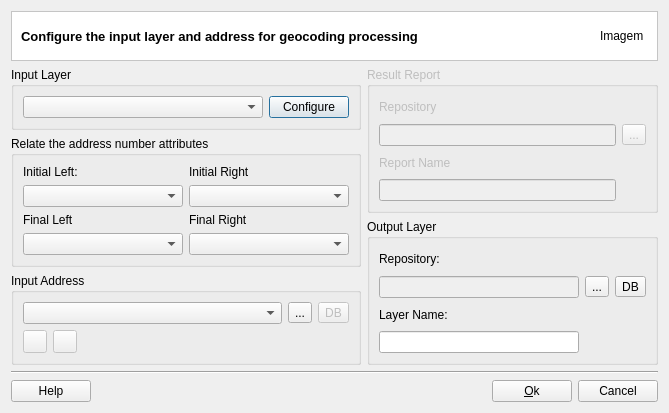
<?xml version="1.0" encoding="UTF-8"?>
<ui version="4.0">
 <class>MainWindowDialogForm</class>
 <widget class="QDialog" name="MainWindowDialogForm">
  <property name="geometry">
   <rect>
    <x>0</x>
    <y>0</y>
    <width>665</width>
    <height>400</height>
   </rect>
  </property>
  <property name="windowTitle">
   <string>Adress Geocoding</string>
  </property>
  <layout class="QGridLayout" name="gridLayout_21">
   <item row="0" column="0">
    <layout class="QGridLayout" name="gridLayout_20">
     <item row="0" column="0">
      <widget class="QFrame" name="frame_2">
       <property name="styleSheet">
        <string notr="true">QWidget { background: white }</string>
       </property>
       <property name="frameShape">
        <enum>QFrame::StyledPanel</enum>
       </property>
       <property name="frameShadow">
        <enum>QFrame::Sunken</enum>
       </property>
       <layout class="QGridLayout" name="gridLayout_15">
        <property name="topMargin">
         <number>0</number>
        </property>
        <property name="bottomMargin">
         <number>0</number>
        </property>
        <item row="0" column="0">
         <widget class="QLabel" name="m_datasourceTypeTitleLabel">
          <property name="font">
           <font>
            <pointsize>10</pointsize>
            <weight>75</weight>
            <bold>true</bold>
           </font>
          </property>
          <property name="text">
           <string>Configure the input layer and address for geocoding processing</string>
          </property>
         </widget>
        </item>
        <item row="0" column="1">
         <widget class="QLabel" name="m_imgLabel">
          <property name="minimumSize">
           <size>
            <width>48</width>
            <height>48</height>
           </size>
          </property>
          <property name="maximumSize">
           <size>
            <width>48</width>
            <height>48</height>
           </size>
          </property>
          <property name="text">
           <string>Imagem</string>
          </property>
         </widget>
        </item>
       </layout>
      </widget>
     </item>
     <item row="1" column="0">
      <layout class="QGridLayout" name="gridLayout_19">
       <item row="0" column="0">
        <layout class="QGridLayout" name="gridLayout_18">
         <item row="0" column="0">
          <widget class="QGroupBox" name="m_inputLayerGroupBox">
           <property name="title">
            <string>Input Layer</string>
           </property>
           <layout class="QGridLayout" name="gridLayout_5">
            <item row="0" column="0">
             <layout class="QGridLayout" name="gridLayout_4">
              <item row="0" column="0">
               <widget class="QComboBox" name="m_inputLayerComboBox">
                <property name="sizePolicy">
                 <sizepolicy hsizetype="MinimumExpanding" vsizetype="Fixed">
                  <horstretch>0</horstretch>
                  <verstretch>0</verstretch>
                 </sizepolicy>
                </property>
               </widget>
              </item>
              <item row="0" column="1">
               <widget class="QPushButton" name="m_configureLayerPushButton">
                <property name="text">
                 <string>Configure</string>
                </property>
               </widget>
              </item>
             </layout>
            </item>
           </layout>
          </widget>
         </item>
         <item row="1" column="0">
          <widget class="QGroupBox" name="m_relateNumberGroupBox">
           <property name="title">
            <string>Relate the address number attributes</string>
           </property>
           <layout class="QGridLayout" name="gridLayout_8">
            <item row="1" column="0">
             <layout class="QGridLayout" name="gridLayout_11">
              <item row="0" column="0">
               <widget class="QLabel" name="m_fLeftLabel">
                <property name="text">
                 <string>Final Left</string>
                </property>
               </widget>
              </item>
              <item row="1" column="0">
               <widget class="QComboBox" name="m_fLeftComboBox">
                <property name="minimumSize">
                 <size>
                  <width>160</width>
                  <height>0</height>
                 </size>
                </property>
               </widget>
              </item>
             </layout>
            </item>
            <item row="0" column="1">
             <layout class="QGridLayout" name="gridLayout_10">
              <item row="0" column="0">
               <widget class="QLabel" name="label_5">
                <property name="text">
                 <string>Initial Right</string>
                </property>
               </widget>
              </item>
              <item row="1" column="0">
               <widget class="QComboBox" name="m_iRightComboBox">
                <property name="minimumSize">
                 <size>
                  <width>160</width>
                  <height>0</height>
                 </size>
                </property>
               </widget>
              </item>
             </layout>
            </item>
            <item row="0" column="0">
             <layout class="QGridLayout" name="gridLayout_9">
              <item row="0" column="0">
               <widget class="QLabel" name="m_iLeftLabel">
                <property name="text">
                 <string>Initial Left:</string>
                </property>
               </widget>
              </item>
              <item row="1" column="0">
               <widget class="QComboBox" name="m_iLeftComboBox">
                <property name="minimumSize">
                 <size>
                  <width>160</width>
                  <height>0</height>
                 </size>
                </property>
               </widget>
              </item>
             </layout>
            </item>
            <item row="1" column="1">
             <layout class="QGridLayout" name="gridLayout_12">
              <item row="0" column="0">
               <widget class="QLabel" name="label_6">
                <property name="text">
                 <string>Final Right</string>
                </property>
               </widget>
              </item>
              <item row="1" column="0">
               <widget class="QComboBox" name="m_fRightComboBox">
                <property name="minimumSize">
                 <size>
                  <width>160</width>
                  <height>0</height>
                 </size>
                </property>
               </widget>
              </item>
             </layout>
            </item>
           </layout>
          </widget>
         </item>
         <item row="2" column="0">
          <widget class="QGroupBox" name="m_inputLayerGroupBox_2">
           <property name="title">
            <string>Input Address</string>
           </property>
           <layout class="QGridLayout" name="gridLayout_17">
            <item row="0" column="0">
             <layout class="QGridLayout" name="gridLayout_16">
              <item row="0" column="0">
               <layout class="QGridLayout" name="gridLayout_6">
                <item row="0" column="0">
                 <widget class="QComboBox" name="m_inputAddressComboBox">
                  <property name="sizePolicy">
                   <sizepolicy hsizetype="MinimumExpanding" vsizetype="Fixed">
                    <horstretch>0</horstretch>
                    <verstretch>0</verstretch>
                   </sizepolicy>
                  </property>
                 </widget>
                </item>
                <item row="0" column="1">
                 <widget class="QToolButton" name="m_targetFileAddressToolButton">
                  <property name="minimumSize">
                   <size>
                    <width>0</width>
                    <height>0</height>
                   </size>
                  </property>
                  <property name="text">
                   <string>...</string>
                  </property>
                 </widget>
                </item>
                <item row="0" column="2">
                 <widget class="QToolButton" name="m_targetDataSourceAddressToolButton">
                  <property name="enabled">
                   <bool>false</bool>
                  </property>
                  <property name="minimumSize">
                   <size>
                    <width>0</width>
                    <height>0</height>
                   </size>
                  </property>
                  <property name="text">
                   <string>DB</string>
                  </property>
                 </widget>
                </item>
               </layout>
              </item>
              <item row="1" column="0">
               <layout class="QGridLayout" name="gridLayout_7">
                <item row="0" column="0">
                 <widget class="QToolButton" name="m_editAddressFileToolButton">
                  <property name="enabled">
                   <bool>false</bool>
                  </property>
                  <property name="toolTip">
                   <string>Edit data source information</string>
                  </property>
                  <property name="text">
                   <string/>
                  </property>
                 </widget>
                </item>
                <item row="0" column="1">
                 <widget class="QToolButton" name="m_removeAddressFileToolButton">
                  <property name="enabled">
                   <bool>false</bool>
                  </property>
                  <property name="toolTip">
                   <string>Remove data source information</string>
                  </property>
                  <property name="text">
                   <string/>
                  </property>
                 </widget>
                </item>
                <item row="0" column="2">
                 <spacer name="horizontalSpacer_2">
                  <property name="orientation">
                   <enum>Qt::Horizontal</enum>
                  </property>
                  <property name="sizeHint" stdset="0">
                   <size>
                    <width>68</width>
                    <height>20</height>
                   </size>
                  </property>
                 </spacer>
                </item>
               </layout>
              </item>
             </layout>
            </item>
           </layout>
          </widget>
         </item>
        </layout>
       </item>
       <item row="0" column="1">
        <layout class="QGridLayout" name="gridLayout_13">
         <item row="0" column="0">
          <widget class="QGroupBox" name="m_resultReportGroupBox">
           <property name="enabled">
            <bool>false</bool>
           </property>
           <property name="title">
            <string>Result Report</string>
           </property>
           <layout class="QGridLayout" name="gridLayout_2">
            <item row="0" column="0">
             <widget class="QLabel" name="m_repoReportLabel">
              <property name="text">
               <string>Repository</string>
              </property>
             </widget>
            </item>
            <item row="1" column="0">
             <widget class="QLineEdit" name="lineEdit">
              <property name="minimumSize">
               <size>
                <width>230</width>
                <height>0</height>
               </size>
              </property>
             </widget>
            </item>
            <item row="1" column="1">
             <widget class="QToolButton" name="m_reportFileToolButton">
              <property name="minimumSize">
               <size>
                <width>0</width>
                <height>0</height>
               </size>
              </property>
              <property name="text">
               <string>...</string>
              </property>
             </widget>
            </item>
            <item row="2" column="0">
             <widget class="QLabel" name="m_nameReportLabel">
              <property name="text">
               <string>Report Name</string>
              </property>
             </widget>
            </item>
            <item row="3" column="0">
             <widget class="QLineEdit" name="lineEdit_2">
              <property name="minimumSize">
               <size>
                <width>230</width>
                <height>0</height>
               </size>
              </property>
             </widget>
            </item>
           </layout>
          </widget>
         </item>
         <item row="1" column="0">
          <widget class="QGroupBox" name="m_outputGroupBox">
           <property name="sizePolicy">
            <sizepolicy hsizetype="Preferred" vsizetype="Preferred">
             <horstretch>0</horstretch>
             <verstretch>0</verstretch>
            </sizepolicy>
           </property>
           <property name="title">
            <string>Output Layer</string>
           </property>
           <layout class="QGridLayout" name="gridLayout">
            <item row="0" column="0">
             <widget class="QLabel" name="label_4">
              <property name="text">
               <string>Repository:</string>
              </property>
             </widget>
            </item>
            <item row="1" column="0">
             <widget class="QLineEdit" name="m_repositoryLineEdit">
              <property name="enabled">
               <bool>false</bool>
              </property>
              <property name="minimumSize">
               <size>
                <width>200</width>
                <height>0</height>
               </size>
              </property>
             </widget>
            </item>
            <item row="1" column="1">
             <widget class="QToolButton" name="m_targetFileToolButton">
              <property name="minimumSize">
               <size>
                <width>0</width>
                <height>0</height>
               </size>
              </property>
              <property name="text">
               <string>...</string>
              </property>
             </widget>
            </item>
            <item row="1" column="2">
             <widget class="QToolButton" name="m_targetDatasourceToolButton">
              <property name="minimumSize">
               <size>
                <width>0</width>
                <height>0</height>
               </size>
              </property>
              <property name="text">
               <string>DB</string>
              </property>
             </widget>
            </item>
            <item row="2" column="0">
             <widget class="QLabel" name="label_3">
              <property name="text">
               <string>Layer Name:</string>
              </property>
             </widget>
            </item>
            <item row="3" column="0">
             <widget class="QLineEdit" name="m_newLayerNameLineEdit">
              <property name="minimumSize">
               <size>
                <width>200</width>
                <height>0</height>
               </size>
              </property>
              <property name="readOnly">
               <bool>false</bool>
              </property>
             </widget>
            </item>
           </layout>
          </widget>
         </item>
        </layout>
       </item>
      </layout>
     </item>
     <item row="2" column="0">
      <layout class="QGridLayout" name="gridLayout_3">
       <item row="0" column="0">
        <widget class="Line" name="line_2">
         <property name="orientation">
          <enum>Qt::Horizontal</enum>
         </property>
        </widget>
       </item>
       <item row="1" column="0">
        <layout class="QGridLayout" name="gridLayout_14">
         <item row="0" column="0">
          <widget class="te::qt::widgets::HelpPushButton" name="m_helpPushButton">
           <property name="text">
            <string>Help</string>
           </property>
          </widget>
         </item>
         <item row="0" column="1">
          <spacer name="horizontalSpacer">
           <property name="orientation">
            <enum>Qt::Horizontal</enum>
           </property>
           <property name="sizeHint" stdset="0">
            <size>
             <width>40</width>
             <height>20</height>
            </size>
           </property>
          </spacer>
         </item>
         <item row="0" column="2">
          <widget class="QPushButton" name="m_okPushButton">
           <property name="text">
            <string>&amp;Ok</string>
           </property>
          </widget>
         </item>
         <item row="0" column="3">
          <widget class="QPushButton" name="m_cancelPushButton">
           <property name="text">
            <string>Cancel</string>
           </property>
          </widget>
         </item>
        </layout>
       </item>
      </layout>
     </item>
    </layout>
   </item>
  </layout>
 </widget>
 <customwidgets>
  <customwidget>
   <class>te::qt::widgets::HelpPushButton</class>
   <extends>QPushButton</extends>
   <header>terralib/qt/widgets/help/HelpPushButton.h</header>
  </customwidget>
 </customwidgets>
 <resources/>
 <connections>
  <connection>
   <sender>m_cancelPushButton</sender>
   <signal>clicked()</signal>
   <receiver>MainWindowDialogForm</receiver>
   <slot>reject()</slot>
   <hints>
    <hint type="sourcelabel">
     <x>592</x>
     <y>518</y>
    </hint>
    <hint type="destinationlabel">
     <x>319</x>
     <y>269</y>
    </hint>
   </hints>
  </connection>
 </connections>
</ui>
